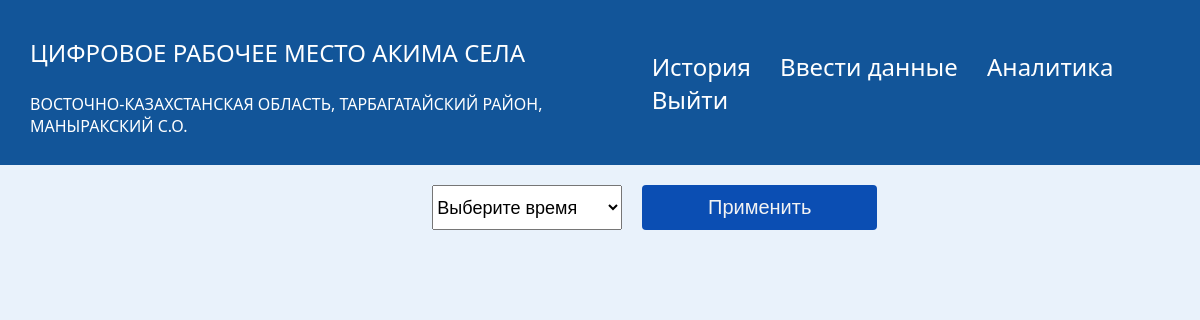
Page /account (signed in) on the committed database.
### app/models.py (models this page shows, shortened)
class User(db.Model, UserMixin):
   id = db.Column(db.Integer, primary_key = True)
   login = db.Column(db.String(250), unique=True)
   kato_2 = db.Column(db.String(1024))
   kato_2_name = db.Column(db.String(1024))
   kato_4 = db.Column(db.String(1024))
   kato_4_name = db.Column(db.String(1024))
   kato_6 = db.Column(db.String(1024), unique=True)
   kato_6_name = db.Column(db.String(1024))
   password = db.Column(db.String(250))
   is_district = db.Column(db.Boolean)

### app/routes.py (the view, shortened to what this page needs)
@app.route('/account', methods=['POST', 'GET'])
@login_required
def account():
    filterhistory = FilterHistory()
    form = FormDataForm()
    filterhistory.set_history_date_choices(current_user.id)
    if request.method == 'GET':
        return render_template('account.html', title = 'Личный кабинет', filterhistory=filterhistory,str=str,form=form,measurement_units=measurement_units, user=current_user)

### app/forms.py
class FilterHistory(FlaskForm):
    history_date = SelectField(choices=[])
    def set_history_date_choices(self, id):
        choices = [(i.modified_date, i.modified_date.strftime('%Y-%m-%d %H:%M:%S')) for i in Form_old.query.filter_by(user_id=id).all()]
        choices.insert(0, ('', 'Выберите время'))
        self.history_date.choices = choices
    submit = SubmitField('Применить')

### app/routes.py (called while the page is built)
@login_manager.user_loader
def load_user(user_id):
    return User.query.get(int(user_id))

### app/templates/account.html (shortened to what this page needs)
{% extends "base.html" %} {% block title %}Аккаунт{% endblock %}
{% block content %}
<link rel="stylesheet" href="{{ url_for('static', filename='account.css') }}" />
<body>
    <main>
        <div class="acc-content">
            {% if not formdata %}
            <form class="selector" method='POST'>
                {{ filterhistory.history_date }}
                {{ filterhistory.submit }}
            </form>
            {% endif %}
        </div>
    </main>
</body>
{% endblock %}

### app/templates/base.html (shortened to what this page needs)
<!DOCTYPE html>
<html lang="ru">
<head>
  <link rel="stylesheet" href="{{ url_for('static', filename='base.css') }}">
</head>
<div class="content">
  <nav class="head">
    <div class="logo_block">
    {% if user.is_authenticated %}
        {% if user.is_district %}
            <div>
                <p class="logo_text">Цифровое Рабочее место Акима района</p>
               <p class="logo_text_under">{{ user.kato_4_name }}</p>
            </div>
       {% else %}
            <div>
                <p class="logo_text">Цифровое Рабочее место Акима села</p>
                <p class="logo_text_under">{{ user.kato_2_name }}, {{ user.kato_4_name }}, {{ user.kato_6_name }}</p>
            </div>
       {% endif %}
    {% endif %}
    </div>
    <div>
      {% if user.is_authenticated %}
      {% if user.is_district %}
      <a class="nav_link" id="portfolio" href="{{ url_for('region_akim') }}">Анкеты</a>
      {% else %}
      <a class="nav_link" id="portfolio" href="{{ url_for('account') }}">История</a>
      <a class="nav_link" id="portfolio" href="{{ url_for('edit_form') }}">Ввести данные</a>
      {% endif %}
      <a class="nav_link" id="portfolio" href="{{ url_for('dashboard_soc1') }}">Аналитика</a>
      <a class="nav_link" id="logout" href="{{ url_for('logout') }}">Выйти</a>
      {% else %}
      <a class="nav_link" id="login" href="{{ url_for('login') }}">Войти</a>
      {% endif %}
    </div>
  </nav>
  <div class="container">{% block content %} {% endblock %}</div>
</div>
</html>

### app/static/base.css (style rules this page uses)
body { margin: 0; background-color: rgba(215, 231, 248, 0.53); font-family: Montserrat, "Segoe UI", Tahoma, Geneva, Verdana, sans-serif; }
.content { width: 100%; }
.head { display: flex; width: 100%; justify-content: space-between; height: fit-content; align-items: center; background-color: #125599; padding-bottom: 12px; padding-top: 12px; }
.logo_block { display: flex; align-items: center; }
.logo_text { font-size: x-large; color: #fff; margin-left: 30px; text-transform: uppercase; }
.logo_text_under { font-size: medium; color: #fff; margin-left: 30px; text-transform: uppercase; }
.nav_link { font-size: x-large; color: #fff; text-decoration: none; padding-right: 25px; }

### app/static/account.css (style rules this page uses)
body { font-family: Montserrat, "Segoe UI", Tahoma, Geneva, Verdana, sans-serif; margin: 0; place-items: center; min-height: 100vh; }
.acc-content { width: 80%; margin: 20px auto; display: flex; flex-direction: column; gap: 25px; }
.selector { display: flex; margin: 0 auto; }
form input { padding:10px; background-color: rgb(11, 78, 179); color: #f3f3f3; font-size: 20px; border-radius: 0.25rem; cursor: pointer; transition: 0.3s; border: 1px solid transparent; margin-left: 20px; min-width: 70%; }
form select { font-size: 18px; cursor: pointer; }

### rows in the picture
User: kato_2_name "ВОСТОЧНО-КАЗАХСТАНСКАЯ ОБЛАСТЬ", kato_4_name "ТАРБАГАТАЙСКИЙ РАЙОН", kato_6_name "МАНЫРАКСКИЙ С.О."
